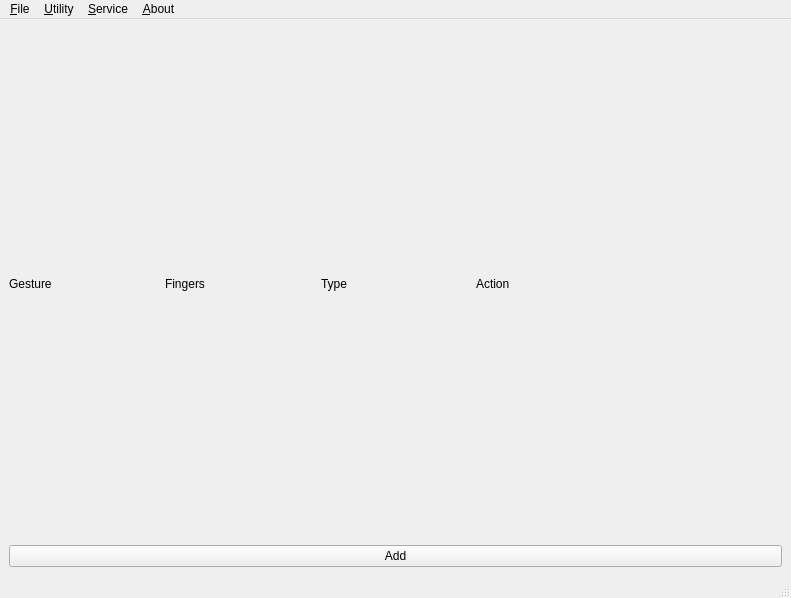
<?xml version="1.0" encoding="UTF-8"?>
<ui version="4.0">
 <class>MainWindow</class>
 <widget class="QMainWindow" name="MainWindow">
  <property name="geometry">
   <rect>
    <x>0</x>
    <y>0</y>
    <width>791</width>
    <height>598</height>
   </rect>
  </property>
  <property name="windowTitle">
   <string>MainWindow</string>
  </property>
  <widget class="QWidget" name="centralwidget">
   <layout class="QVBoxLayout" name="verticalLayout_3">
    <item>
     <layout class="QGridLayout" name="gridLayout">
      <item row="0" column="1">
       <widget class="QLabel" name="label_2">
        <property name="text">
         <string>Gesture</string>
        </property>
       </widget>
      </item>
      <item row="0" column="2">
       <widget class="QLabel" name="label">
        <property name="text">
         <string>Fingers</string>
        </property>
       </widget>
      </item>
      <item row="0" column="4">
       <widget class="QLabel" name="label_3">
        <property name="text">
         <string>Action</string>
        </property>
       </widget>
      </item>
      <item row="0" column="5">
       <widget class="QLabel" name="label_4">
        <property name="text">
         <string/>
        </property>
       </widget>
      </item>
      <item row="0" column="3">
       <widget class="QLabel" name="label_5">
        <property name="text">
         <string>Type</string>
        </property>
       </widget>
      </item>
     </layout>
    </item>
    <item>
     <layout class="QVBoxLayout" name="verticalLayout"/>
    </item>
    <item>
     <layout class="QVBoxLayout" name="verticalLayout_2">
      <item>
       <widget class="QPushButton" name="pushButton">
        <property name="text">
         <string>Add</string>
        </property>
       </widget>
      </item>
     </layout>
    </item>
   </layout>
  </widget>
  <widget class="QMenuBar" name="menubar">
   <property name="geometry">
    <rect>
     <x>0</x>
     <y>0</y>
     <width>791</width>
     <height>38</height>
    </rect>
   </property>
   <widget class="QMenu" name="menuFile">
    <property name="title">
     <string>&amp;File</string>
    </property>
    <addaction name="actionRefresh"/>
    <addaction name="actionSet_to_default_KDE"/>
    <addaction name="actionImport_config_file"/>
   </widget>
   <widget class="QMenu" name="menuService">
    <property name="title">
     <string>&amp;Service</string>
    </property>
    <addaction name="actionStatus"/>
    <addaction name="actionRestart"/>
    <addaction name="actionStart"/>
    <addaction name="actionStop"/>
   </widget>
   <widget class="QMenu" name="menuAbout">
    <property name="title">
     <string>&amp;About</string>
    </property>
    <addaction name="actionDefaults_KDE_Plasma"/>
    <addaction name="actionLicense"/>
   </widget>
   <widget class="QMenu" name="menuUtility">
    <property name="title">
     <string>&amp;Utility</string>
    </property>
    <addaction name="actionRun"/>
    <addaction name="actionKill"/>
    <addaction name="actionSet_to_autostart"/>
    <addaction name="actionDisable_autostart"/>
   </widget>
   <addaction name="menuFile"/>
   <addaction name="menuUtility"/>
   <addaction name="menuService"/>
   <addaction name="menuAbout"/>
  </widget>
  <widget class="QStatusBar" name="statusbar"/>
  <action name="actionAdd">
   <property name="text">
    <string>&amp;Add</string>
   </property>
  </action>
  <action name="actionStatus">
   <property name="text">
    <string>&amp;Status</string>
   </property>
  </action>
  <action name="actionRestart">
   <property name="text">
    <string>&amp;Restart</string>
   </property>
  </action>
  <action name="actionStart">
   <property name="text">
    <string>S&amp;tart</string>
   </property>
  </action>
  <action name="actionStop">
   <property name="text">
    <string>St&amp;op</string>
   </property>
  </action>
  <action name="actionRefresh">
   <property name="text">
    <string>&amp;Refresh</string>
   </property>
  </action>
  <action name="actionSet_to_default_KDE">
   <property name="text">
    <string>&amp;Set to default (KDE)</string>
   </property>
  </action>
  <action name="actionDefaults_KDE_Plasma">
   <property name="text">
    <string>&amp;Defaults (KDE Plasma)</string>
   </property>
  </action>
  <action name="actionLicense">
   <property name="text">
    <string>&amp;License</string>
   </property>
  </action>
  <action name="actionImport_config_file">
   <property name="text">
    <string>&amp;Import config file</string>
   </property>
  </action>
  <action name="actionRun">
   <property name="text">
    <string>Run</string>
   </property>
  </action>
  <action name="actionKill">
   <property name="text">
    <string>Kill</string>
   </property>
  </action>
  <action name="actionSet_to_autostart">
   <property name="text">
    <string>Set to autostart</string>
   </property>
  </action>
  <action name="actionDisable_autostart">
   <property name="text">
    <string>Disable autostart</string>
   </property>
  </action>
 </widget>
 <resources/>
 <connections/>
</ui>
